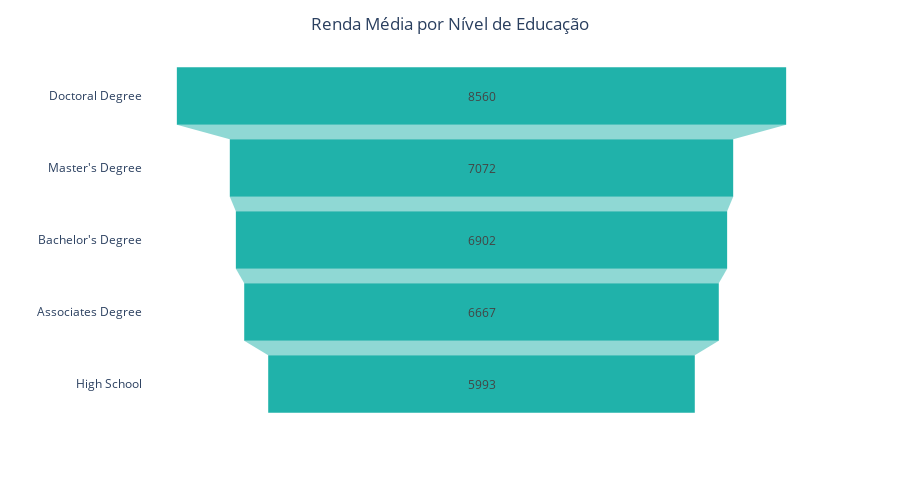

The notebook cell saved with this chart:
### Markdown cell above
### Análise com Indicadores de Rendas

### Code cell
# Funil de renda para a média salarial por Nível de Educação

income_education = dados_funcionarios.groupby('Education')['MonthlyIncome'].mean().reset_index()

income_education = income_education.sort_values(by='MonthlyIncome', ascending=False).round()


fig = px.funnel(income_education, 
             x='MonthlyIncome', 
             y='Education',
             color_discrete_sequence=['lightseagreen'])  

fig.update_layout(
    title='Renda Média por Nível de Educação',
    xaxis_title='',  
    yaxis_title='', 
    plot_bgcolor='rgba(0,0,0,0)',
    width=900, 
    height=500,
    title_x=0.5
    )

fig.show()

### Figure 1 — Plotly figure (JSON) as saved in the notebook; plotly's stock layout.template omitted (floating-point values rounded to 4 significant figures)
{"data": [{"hovertemplate": "MonthlyIncome=%{x}<br>Education=%{y}<extra></extra>", "legendgroup": "", "marker": {"color": "lightseagreen"}, "name": "", "orientation": "h", "showlegend": false, "type": "funnel", "x": [8560, 7072, 6902, 6667, 5993], "xaxis": "x", "y": ["Doctoral Degree", "Master's Degree", "Bachelor's Degree", "Associates Degree", "High School"], "yaxis": "y"}], "layout": {"height": 500, "legend": {"tracegroupgap": 0}, "margin": {"t": 60}, "plot_bgcolor": "rgba(0,0,0,0)", "title": {"text": "Renda Média por Nível de Educação", "x": 0.5}, "width": 900, "xaxis": {"anchor": "y", "domain": [0, 1], "title": {"text": ""}}, "yaxis": {"anchor": "x", "domain": [0, 1], "title": {"text": ""}}}}
